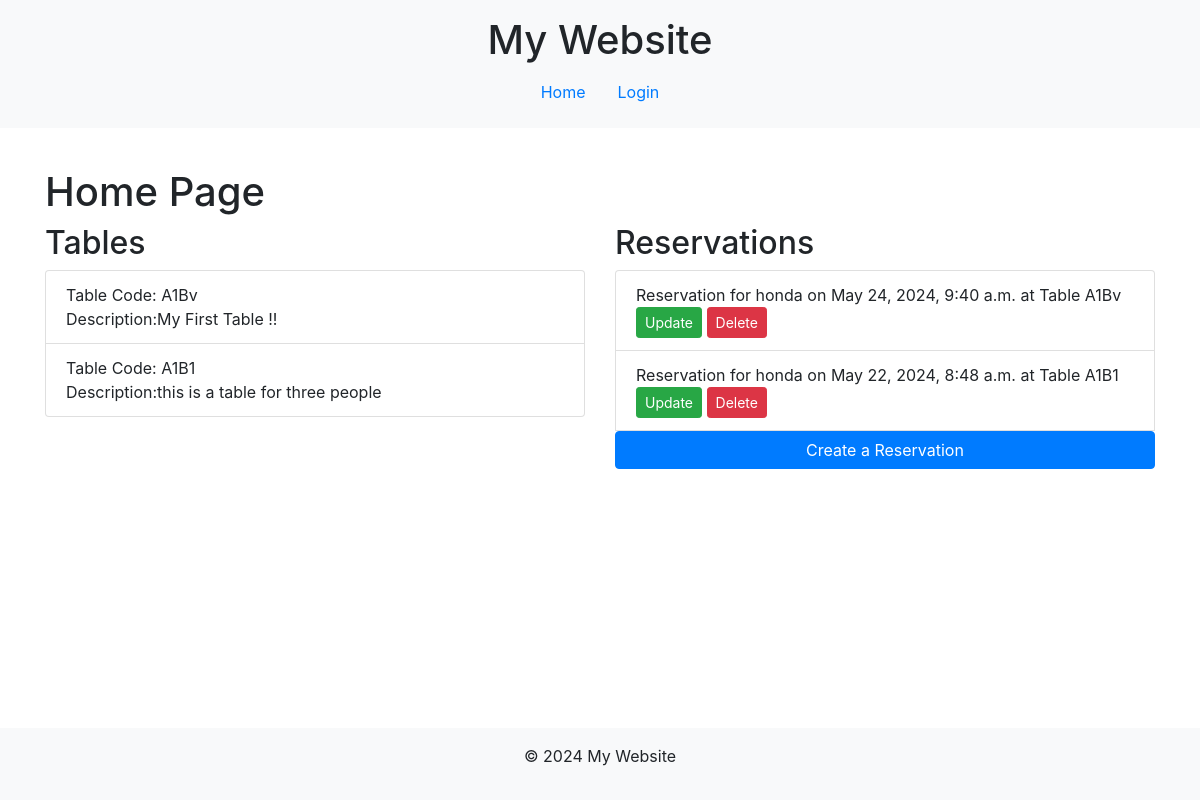
The app's page /, older data.
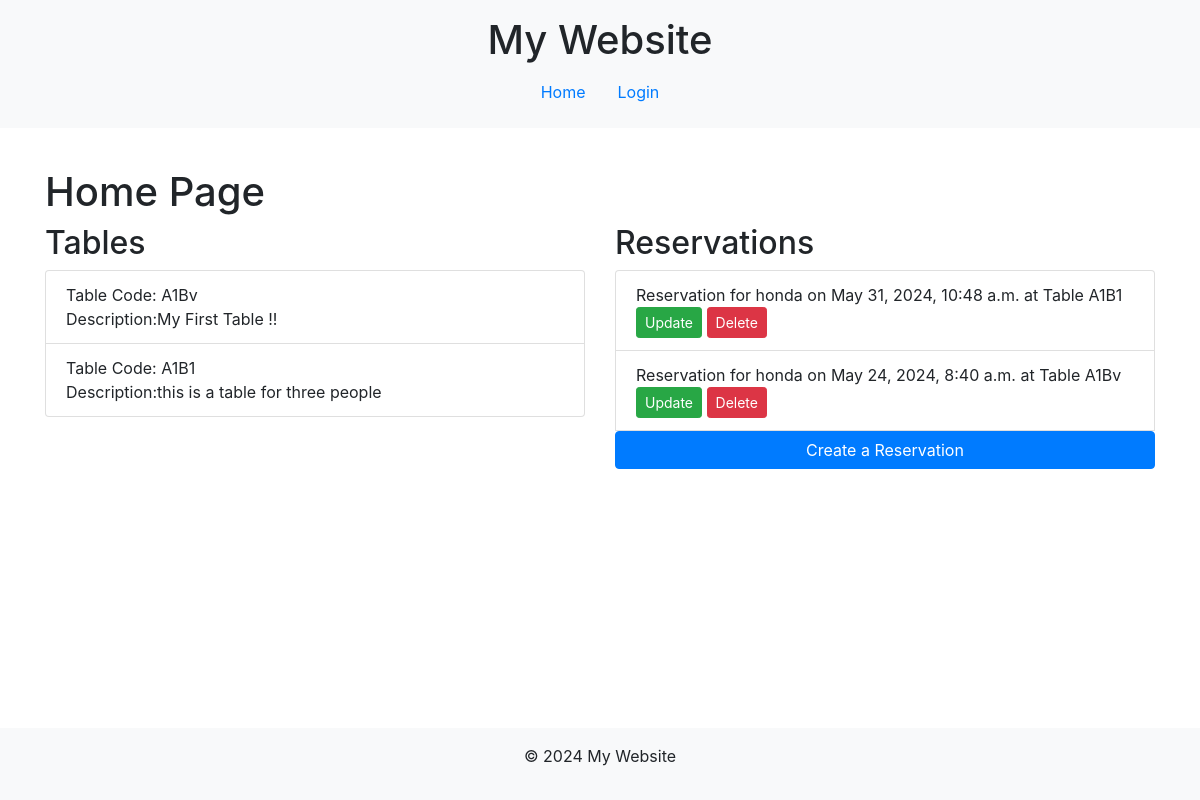
The same page, newer data.
### base/models.py (models this page shows, shortened)
class Table(models.Model):
    code = models.CharField(max_length=100, unique=True)
    description = models.TextField(blank=True,null=True)

class Reservation(models.Model):
    user = models.ForeignKey(User, on_delete=models.CASCADE)
    table = models.ForeignKey(Table, on_delete=models.CASCADE)
    reserv_date = models.DateTimeField("Date Of Reservation")

### base/views/tabel_views.py (the view)
# urls.py: path('', tabel_views.HomePageView.as_view(), name='home'),
class HomePageView(TemplateView):
    template_name = 'base/home.html'
    def get_context_data(self, **kwargs):
        context = super().get_context_data(**kwargs)
        context['tables'] = Table.objects.all()  # Fetch all tables
        context['reservations'] = Reservation.objects.all()  # Fetch all reservations
        return context

### base/templates/base/home.html (shortened to what this page needs)
{% extends "main.html" %}
{% block content %}
<h1 class="mt-4">Home Page</h1>
<div class="row">
    <div class="col-md-6">
        <h2>Tables</h2>
        <ul class="list-group">
            {% for table in tables %}
                <li class="list-group-item">Table Code: {{ table.code }}
                    <br>
                    Description:{{table.description}}
                </li>
            {% endfor %}
        </ul>
    </div>
    <div class="col-md-6">
        <h2>Reservations</h2>
        <ul class="list-group">
            {% for reservation in reservations %}
                <li class="list-group-item">
                    Reservation for {{ reservation.user.username }} on {{ reservation.reserv_date }} at Table {{ reservation.table.code }}
                    <a href="{% url 'update_reservation' reservation.pk %}" class="btn btn-sm btn-success">Update</a>
                    <a href="{% url 'delete_reservation' reservation.pk %}" class="btn btn-sm btn-danger">Delete</a>
                </li>
            {% endfor %}
            <a href="{% url 'reservation' %}" class="btn btn-primary">Create a Reservation</a>
        </ul>
    </div>
</div>
{% endblock %}

### templates/main.html (shortened to what this page needs)
<!DOCTYPE html>
<html>
<head>
    <link rel="stylesheet" href="https://stackpath.bootstrapcdn.com/bootstrap/4.5.2/css/bootstrap.min.css">
</head>
<body>
    <header class="bg-light py-3">
        <div class="container">
            <h1 class="text-center">My Website</h1>
            <nav class="nav justify-content-center">
                <a class="nav-link" href="/">Home</a>
                {% if user.is_authenticated %}
                    <p>{{request.user}}</p>
                    <a class="nav-link" href="{% url 'logout' %}">Logout</a>
                {% else %}
                    <a class="nav-link" href="{% url 'login' %}">Login</a>
                {% endif %}
            </nav>
        </div>
    </header>
    <div class="content container mt-3">
        {% block content %}
        {% endblock %}
    </div>
    <footer class="bg-light py-3 mt-auto">
        <div class="container text-center">
            <p>&copy; 2024 My Website</p>
        </div>
    </footer>
</body>
</html>

### templates/main.html (style rules this page uses)
html, body { height: 100%; }
body { display: flex; flex-direction: column; }
.content { flex: 1; }

Row changes from the older to the newer data that the page shows:
removed Reservation: user.username "honda", reserv_date "May 24, 2024, 9:40 a.m.", table.code "A1Bv"
changed Reservation: reserv_date "May 22, 2024, 8:48 a.m." → "May 31, 2024, 10:48 a.m."
added Reservation: user.username "honda", reserv_date "May 24, 2024, 8:40 a.m.", table.code "A1Bv"
